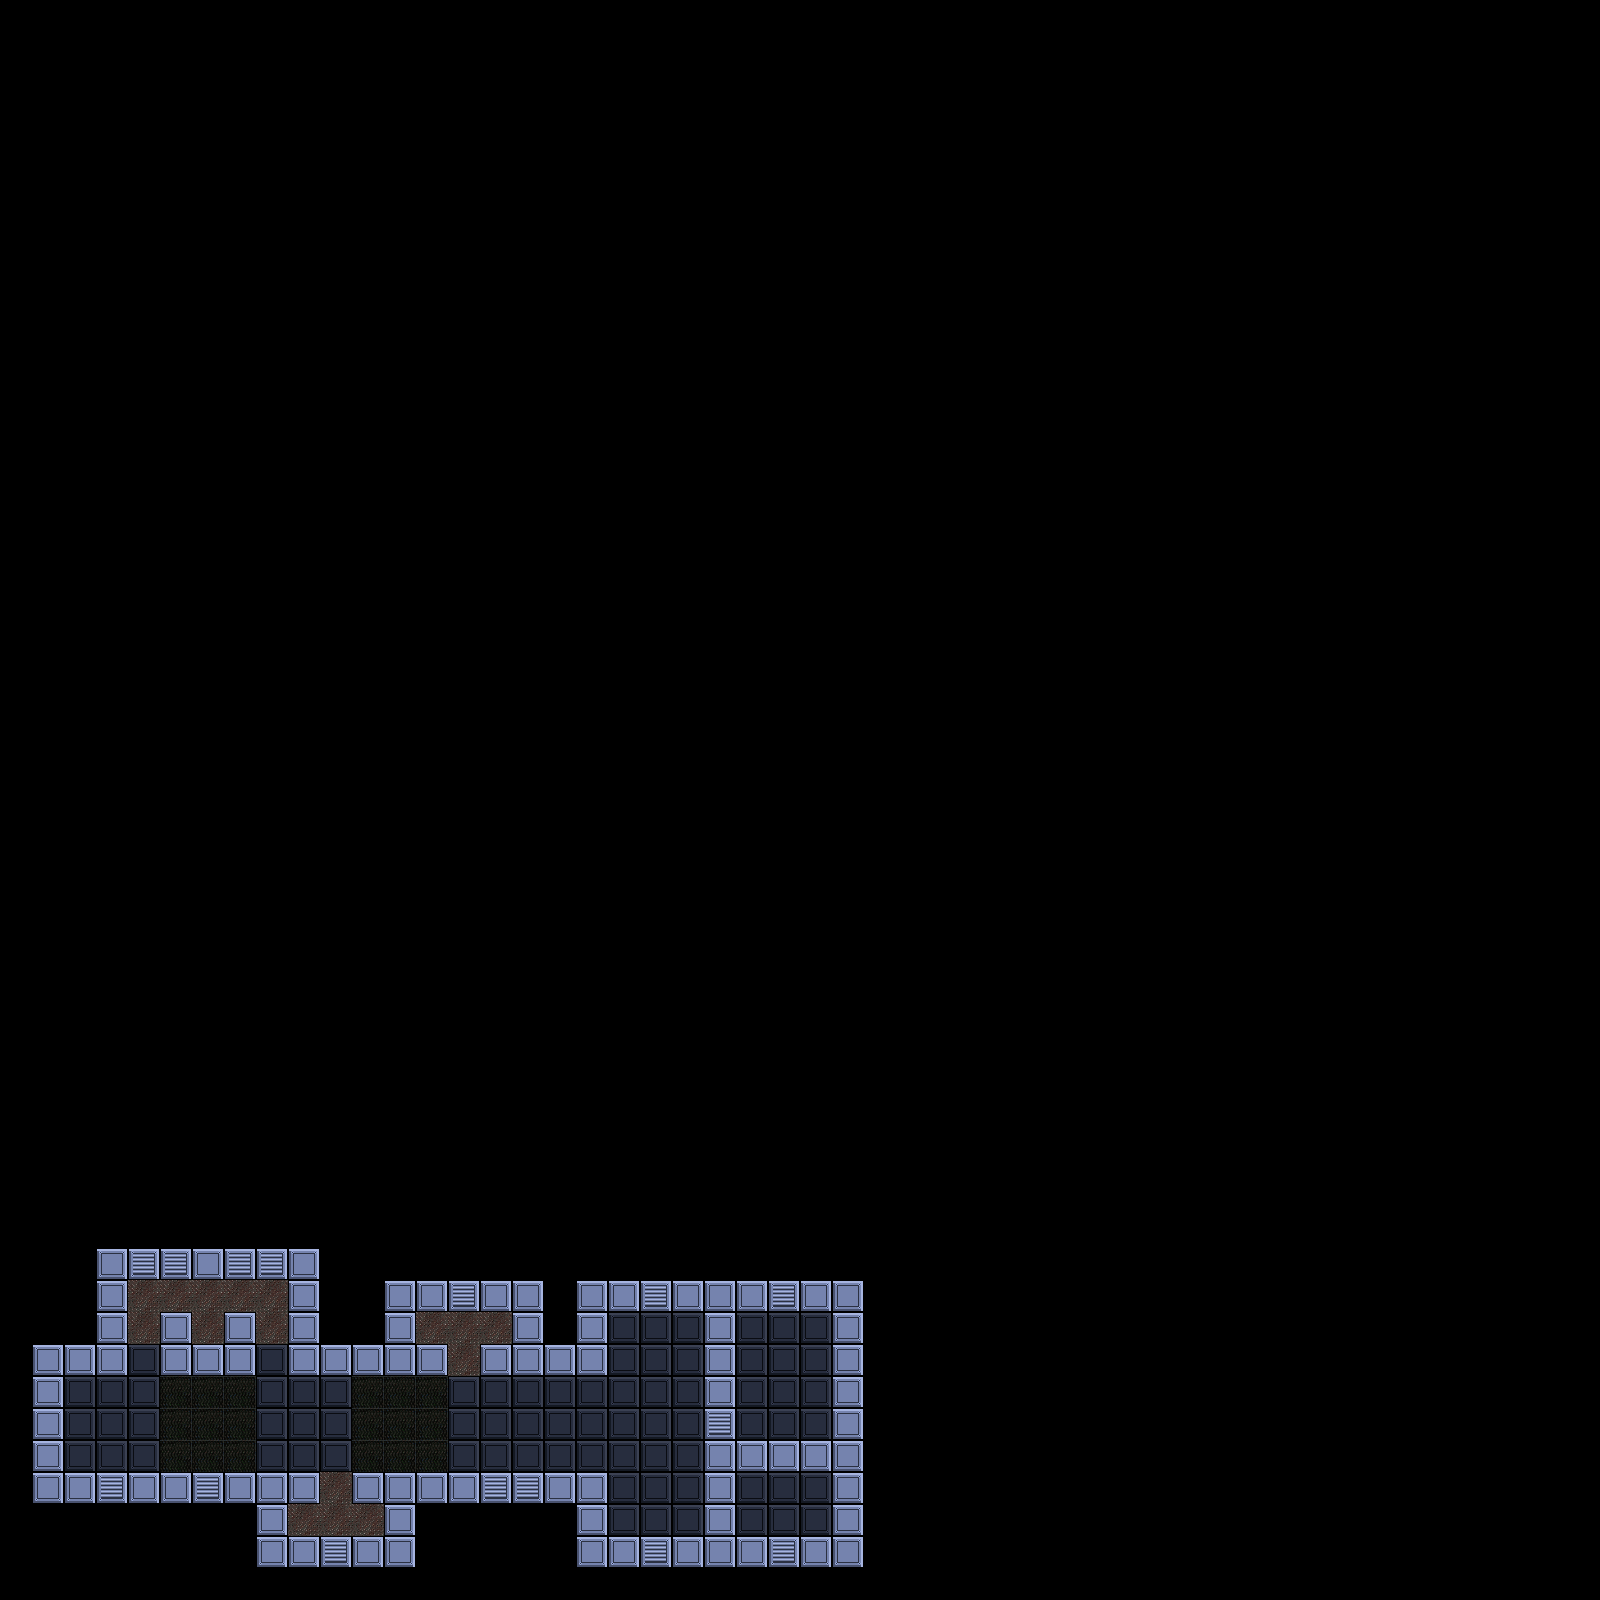

This is a level from a 2D game, rendered from its Tiled map with the project's own tilesets. A one-line summary and the map file follow, with tile-layer data summarised:
An orthogonal 50x50 tile map with 32x32 px tiles, 3 tile layers (floor, tiles, objects) and 38 objects (23x fixture, 4x router, 3x generator, 3x computer, 2x crate, ...).

<map version="1.0" orientation="orthogonal" renderorder="right-down" width="50" height="50" tilewidth="32" tileheight="32" nextobjectid="130">
 <tileset firstgid="1" name="tileset1" tilewidth="32" tileheight="32" tilecount="256" columns="16">
  <image source="../../../../images/tiles/tileset1.png" width="512" height="512" />
  <tile id="16">
   <properties>
    <property name="solid" value="true" />
   </properties>
  </tile>
  <tile id="17">
   <properties>
    <property name="solid" value="true" />
   </properties>
  </tile>
 </tileset>
 <layer name="floor" width="50" height="50">
  <data>[2500 cells, 111 non-empty, 3 distinct tile ids]</data>
 </layer>
 <layer name="tiles" width="50" height="50">
  <data>[2500 cells, 99 non-empty, 2 distinct tile ids]</data>
 </layer>
 <layer name="objects" width="50" height="50">
  <data>[2500 cells, 0 non-empty, 0 distinct tile ids]</data>
 </layer>
 <objectgroup name="Object Layer 1">
  <!-- 38 objects omitted --></objectgroup>
</map>
<!-- 38 of 38 objects omitted -->